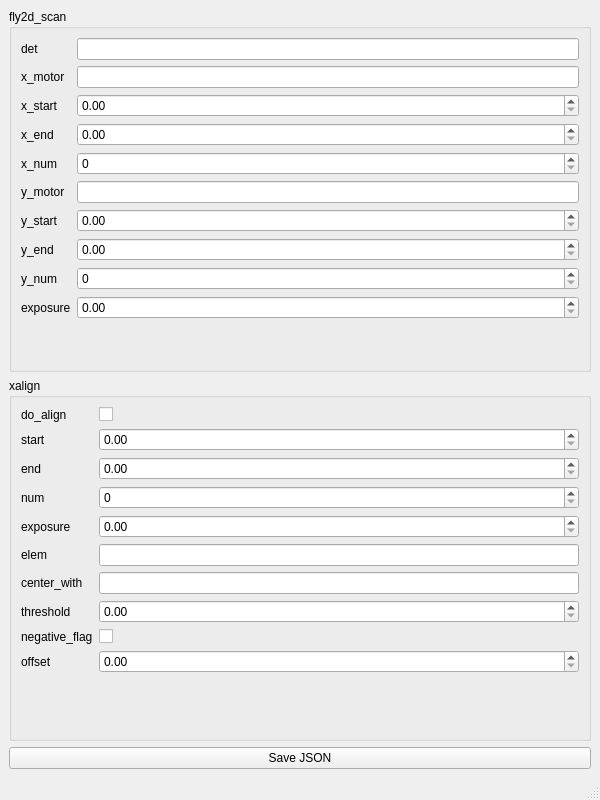
<?xml version="1.0" encoding="UTF-8"?>
<ui version="4.0">
 <class>MainWindow</class>
 <widget class="QMainWindow" name="MainWindow">
  <property name="geometry">
   <rect>
    <x>0</x>
    <y>0</y>
    <width>600</width>
    <height>800</height>
   </rect>
  </property>
  <property name="windowTitle">
   <string>JSON Generator</string>
  </property>
  <widget class="QWidget" name="centralwidget">
   <layout class="QVBoxLayout" name="verticalLayout">
    <!-- fly2d_scan section -->
    <item>
     <widget class="QGroupBox" name="fly2d_scan">
      <property name="title"><string>fly2d_scan</string></property>
      <layout class="QFormLayout" name="formLayout_fly2d">
       <item row="0" column="0"><widget class="QLabel" name="label_det"><property name="text"><string>det</string></property></widget></item>
       <item row="0" column="1"><widget class="QLineEdit" name="det_edit"/></item>

       <item row="1" column="0"><widget class="QLabel" name="label_x_motor"><property name="text"><string>x_motor</string></property></widget></item>
       <item row="1" column="1"><widget class="QLineEdit" name="x_motor_edit"/></item>

       <item row="2" column="0"><widget class="QLabel" name="label_x_start"><property name="text"><string>x_start</string></property></widget></item>
       <item row="2" column="1"><widget class="QDoubleSpinBox" name="x_start_spin"/></item>

       <item row="3" column="0"><widget class="QLabel" name="label_x_end"><property name="text"><string>x_end</string></property></widget></item>
       <item row="3" column="1"><widget class="QDoubleSpinBox" name="x_end_spin"/></item>

       <item row="4" column="0"><widget class="QLabel" name="label_x_num"><property name="text"><string>x_num</string></property></widget></item>
       <item row="4" column="1"><widget class="QSpinBox" name="x_num_spin"/></item>

       <item row="5" column="0"><widget class="QLabel" name="label_y_motor"><property name="text"><string>y_motor</string></property></widget></item>
       <item row="5" column="1"><widget class="QLineEdit" name="y_motor_edit"/></item>

       <item row="6" column="0"><widget class="QLabel" name="label_y_start"><property name="text"><string>y_start</string></property></widget></item>
       <item row="6" column="1"><widget class="QDoubleSpinBox" name="y_start_spin"/></item>

       <item row="7" column="0"><widget class="QLabel" name="label_y_end"><property name="text"><string>y_end</string></property></widget></item>
       <item row="7" column="1"><widget class="QDoubleSpinBox" name="y_end_spin"/></item>

       <item row="8" column="0"><widget class="QLabel" name="label_y_num"><property name="text"><string>y_num</string></property></widget></item>
       <item row="8" column="1"><widget class="QSpinBox" name="y_num_spin"/></item>

       <item row="9" column="0"><widget class="QLabel" name="label_exposure"><property name="text"><string>exposure</string></property></widget></item>
       <item row="9" column="1"><widget class="QDoubleSpinBox" name="exposure_spin"/></item>
      </layout>
     </widget>
    </item>

    <!-- xalign section -->
    <item>
     <widget class="QGroupBox" name="xalign">
      <property name="title"><string>xalign</string></property>
      <layout class="QFormLayout" name="formLayout_xalign">
       <item row="0" column="0"><widget class="QLabel" name="label_do_align_x"><property name="text"><string>do_align</string></property></widget></item>
       <item row="0" column="1"><widget class="QCheckBox" name="do_align_x_check"/></item>

       <item row="1" column="0"><widget class="QLabel" name="label_start_x"><property name="text"><string>start</string></property></widget></item>
       <item row="1" column="1"><widget class="QDoubleSpinBox" name="start_x_spin"/></item>

       <item row="2" column="0"><widget class="QLabel" name="label_end_x"><property name="text"><string>end</string></property></widget></item>
       <item row="2" column="1"><widget class="QDoubleSpinBox" name="end_x_spin"/></item>

       <item row="3" column="0"><widget class="QLabel" name="label_num_x"><property name="text"><string>num</string></property></widget></item>
       <item row="3" column="1"><widget class="QSpinBox" name="num_x_spin"/></item>

       <item row="4" column="0"><widget class="QLabel" name="label_exposure_x"><property name="text"><string>exposure</string></property></widget></item>
       <item row="4" column="1"><widget class="QDoubleSpinBox" name="exposure_x_spin"/></item>

       <item row="5" column="0"><widget class="QLabel" name="label_elem_x"><property name="text"><string>elem</string></property></widget></item>
       <item row="5" column="1"><widget class="QLineEdit" name="elem_x_edit"/></item>

       <item row="6" column="0"><widget class="QLabel" name="label_center_x"><property name="text"><string>center_with</string></property></widget></item>
       <item row="6" column="1"><widget class="QLineEdit" name="center_x_edit"/></item>

       <item row="7" column="0"><widget class="QLabel" name="label_threshold_x"><property name="text"><string>threshold</string></property></widget></item>
       <item row="7" column="1"><widget class="QDoubleSpinBox" name="threshold_x_spin"/></item>

       <item row="8" column="0"><widget class="QLabel" name="label_negative_flag_x"><property name="text"><string>negative_flag</string></property></widget></item>
       <item row="8" column="1"><widget class="QCheckBox" name="negative_flag_x_check"/></item>

       <item row="9" column="0"><widget class="QLabel" name="label_offset_x"><property name="text"><string>offset</string></property></widget></item>
       <item row="9" column="1"><widget class="QDoubleSpinBox" name="offset_x_spin"/></item>
      </layout>
     </widget>
    </item>

    <!-- Save button -->
    <item>
     <widget class="QPushButton" name="saveButton">
      <property name="text">
       <string>Save JSON</string>
      </property>
     </widget>
    </item>
   </layout>
  </widget>
  <widget class="QMenuBar" name="menubar"/>
  <widget class="QStatusBar" name="statusbar"/>
 </widget>
 <resources/>
 <connections/>
</ui>
